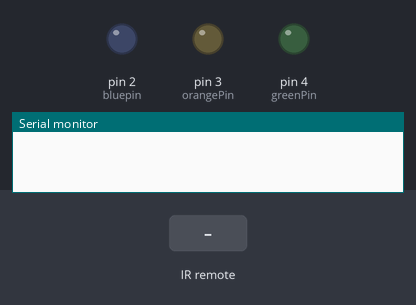
This sketch was run on a simulated Arduino Uno, built with avr-gcc and run on an emulated ATmega328P. Parts: output pins drawn as LEDs (lit = HIGH), the last lines printed to the serial monitor. The inputs (shaded band) are chosen by the test bench.

Above: at 1.2 s.
1.3 s: infrared code 0xF10BBB13 received
At 1.9 s:
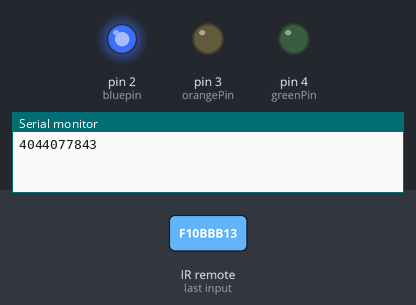
2.8 s: infrared code 0xFD48B7 received
At 3.9 s:
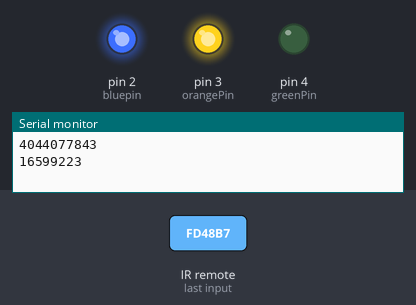
4.3 s: infrared code 0xE3F52D5C received
At 5.0 s:
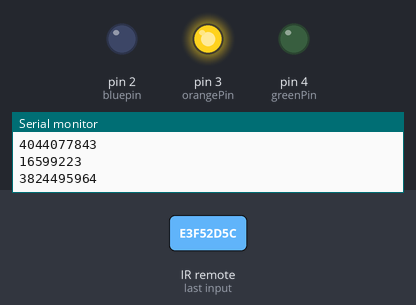
5.8 s: infrared code 0xFDA857 received
At 6.2 s:
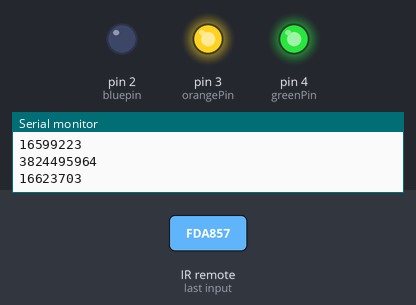
7.3 s: infrared code 0xFD28D7 received
At 8.5 s:
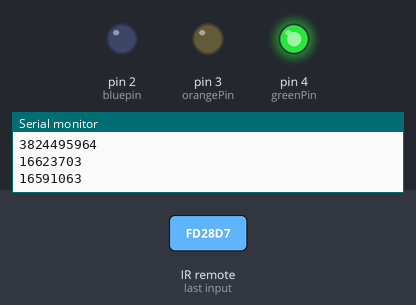
8.8 s: infrared code 0xFD6897 received
At 9.7 s:
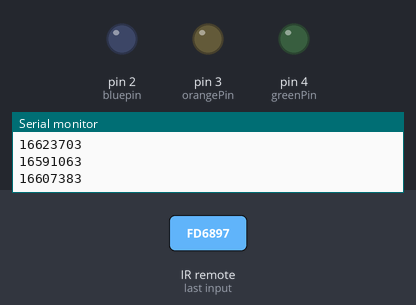
Timing chart, 0 to 11.3 s (numbered marks = the images above; inputs shaded):
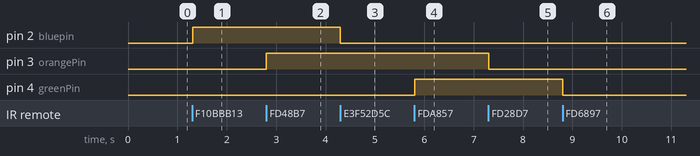

Measured:
- after the input at 1.3 s, pin 2 (bluepin): LOW → HIGH at once
- after the input at 2.8 s, pin 3 (orangePin): LOW → HIGH at once
- after the input at 4.3 s, pin 2 (bluepin): HIGH → LOW at once
- after the input at 5.8 s, pin 4 (greenPin): LOW → HIGH at once
- after the input at 7.3 s, pin 3 (orangePin): HIGH → LOW at once
- after the input at 8.8 s, pin 4 (greenPin): HIGH → LOW at once

The sketch:

ntrolling_leds_using_ir_remote_and_arduino_uno_on_tinkercad1.ino
```cpp
#include<IRremote.h>

int IR_Recv=12;
int bluepin=2;
int orangePin=3;
int greenPin=4;

IRrecv irrecv(IR_Recv);
decode_results results;

void setup()
{
  Serial.begin(9600);
  irrecv.enableIRIn();
  pinMode(2,OUTPUT);
  pinMode(3,OUTPUT);
  pinMode(4,OUTPUT);
}

void loop()
{
  if(irrecv.decode(&results))
  {
    long int decCode=results.value;
    Serial.println(results.value);
    switch(results.value)
    {
      case 4044077843:
      	digitalWrite(2,HIGH);
      	break;
      case 3824495964:
      	digitalWrite(2,LOW);
      	break;
      case 16599223:
      	digitalWrite(3,HIGH);
      	break;
      case 16591063:
      	digitalWrite(3,LOW);
      	break;
      case 16623703:
      	digitalWrite(4,HIGH);
      	break;
      case 16607383:
      	digitalWrite(4,LOW);
      	break;
    }
    irrecv.resume();
  }
  delay(10);
}
  
```
